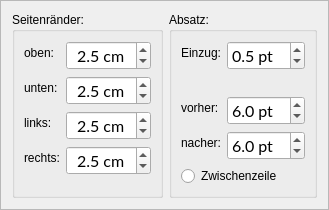
                <widget class="QFrame" name="frame_4">
                 <property name="sizePolicy">
                  <sizepolicy hsizetype="Expanding" vsizetype="Expanding">
                   <horstretch>0</horstretch>
                   <verstretch>0</verstretch>
                  </sizepolicy>
                 </property>
                 <property name="frameShape">
                  <enum>QFrame::Shape::StyledPanel</enum>
                 </property>
                 <property name="frameShadow">
                  <enum>QFrame::Shadow::Raised</enum>
                 </property>
                 <layout class="QHBoxLayout" name="horizontalLayout_7">
                  <item>
                   <widget class="QGroupBox" name="groupBox_9">
                    <property name="sizePolicy">
                     <sizepolicy hsizetype="Expanding" vsizetype="Expanding">
                      <horstretch>0</horstretch>
                      <verstretch>0</verstretch>
                     </sizepolicy>
                    </property>
                    <property name="title">
                     <string>Seitenränder:</string>
                    </property>
                    <layout class="QFormLayout" name="formLayout_13">
                     <item row="0" column="0">
                      <widget class="QLabel" name="label_17">
                       <property name="text">
                        <string>oben:</string>
                       </property>
                      </widget>
                     </item>
                     <item row="0" column="1">
                      <widget class="QDoubleSpinBox" name="doubleSpinBox_10">
                       <property name="sizePolicy">
                        <sizepolicy hsizetype="Maximum" vsizetype="Maximum">
                         <horstretch>0</horstretch>
                         <verstretch>0</verstretch>
                        </sizepolicy>
                       </property>
                       <property name="font">
                        <font>
                         <family>Lato</family>
                         <pointsize>12</pointsize>
                         <bold>false</bold>
                         <stylestrategy>PreferAntialias</stylestrategy>
                         <kerning>true</kerning>
                        </font>
                       </property>
                       <property name="alignment">
                        <set>Qt::AlignmentFlag::AlignCenter</set>
                       </property>
                       <property name="suffix">
                        <string> cm</string>
                       </property>
                       <property name="decimals">
                        <number>1</number>
                       </property>
                       <property name="maximum">
                        <double>10.000000000000000</double>
                       </property>
                       <property name="singleStep">
                        <double>0.100000000000000</double>
                       </property>
                       <property name="value">
                        <double>2.500000000000000</double>
                       </property>
                      </widget>
                     </item>
                     <item row="1" column="0">
                      <widget class="QLabel" name="label_18">
                       <property name="text">
                        <string>unten:</string>
                       </property>
                      </widget>
                     </item>
                     <item row="1" column="1">
                      <widget class="QDoubleSpinBox" name="doubleSpinBox_11">
                       <property name="sizePolicy">
                        <sizepolicy hsizetype="Maximum" vsizetype="Maximum">
                         <horstretch>0</horstretch>
                         <verstretch>0</verstretch>
                        </sizepolicy>
                       </property>
                       <property name="font">
                        <font>
                         <family>Lato</family>
                         <pointsize>12</pointsize>
                         <bold>false</bold>
                         <stylestrategy>PreferAntialias</stylestrategy>
                         <kerning>true</kerning>
                        </font>
                       </property>
                       <property name="alignment">
                        <set>Qt::AlignmentFlag::AlignCenter</set>
                       </property>
                       <property name="suffix">
                        <string> cm</string>
                       </property>
                       <property name="decimals">
                        <number>1</number>
                       </property>
                       <property name="maximum">
                        <double>10.000000000000000</double>
                       </property>
                       <property name="singleStep">
                        <double>0.100000000000000</double>
                       </property>
                       <property name="value">
                        <double>2.500000000000000</double>
                       </property>
                      </widget>
                     </item>
                     <item row="2" column="0">
                      <widget class="QLabel" name="label_22">
                       <property name="text">
                        <string>links:</string>
                       </property>
                      </widget>
                     </item>
                     <item row="2" column="1">
                      <widget class="QDoubleSpinBox" name="doubleSpinBox_12">
                       <property name="sizePolicy">
                        <sizepolicy hsizetype="Maximum" vsizetype="Maximum">
                         <horstretch>0</horstretch>
                         <verstretch>0</verstretch>
                        </sizepolicy>
                       </property>
                       <property name="font">
                        <font>
                         <family>Lato</family>
                         <pointsize>12</pointsize>
                         <bold>false</bold>
                         <stylestrategy>PreferAntialias</stylestrategy>
                         <kerning>true</kerning>
                        </font>
                       </property>
                       <property name="alignment">
                        <set>Qt::AlignmentFlag::AlignCenter</set>
                       </property>
                       <property name="suffix">
                        <string> cm</string>
                       </property>
                       <property name="decimals">
                        <number>1</number>
                       </property>
                       <property name="maximum">
                        <double>10.000000000000000</double>
                       </property>
                       <property name="singleStep">
                        <double>0.100000000000000</double>
                       </property>
                       <property name="value">
                        <double>2.500000000000000</double>
                       </property>
                      </widget>
                     </item>
                     <item row="3" column="0">
                      <widget class="QLabel" name="label_23">
                       <property name="text">
                        <string>rechts:</string>
                       </property>
                      </widget>
                     </item>
                     <item row="3" column="1">
                      <widget class="QDoubleSpinBox" name="doubleSpinBox_13">
                       <property name="sizePolicy">
                        <sizepolicy hsizetype="Maximum" vsizetype="Maximum">
                         <horstretch>0</horstretch>
                         <verstretch>0</verstretch>
                        </sizepolicy>
                       </property>
                       <property name="font">
                        <font>
                         <family>Lato</family>
                         <pointsize>12</pointsize>
                         <bold>false</bold>
                         <stylestrategy>PreferAntialias</stylestrategy>
                         <kerning>true</kerning>
                        </font>
                       </property>
                       <property name="alignment">
                        <set>Qt::AlignmentFlag::AlignCenter</set>
                       </property>
                       <property name="suffix">
                        <string> cm</string>
                       </property>
                       <property name="decimals">
                        <number>1</number>
                       </property>
                       <property name="maximum">
                        <double>10.000000000000000</double>
                       </property>
                       <property name="singleStep">
                        <double>0.100000000000000</double>
                       </property>
                       <property name="value">
                        <double>2.500000000000000</double>
                       </property>
                      </widget>
                     </item>
                    </layout>
                   </widget>
                  </item>
                  <item>
                   <widget class="QGroupBox" name="groupBox_10">
                    <property name="sizePolicy">
                     <sizepolicy hsizetype="Expanding" vsizetype="Expanding">
                      <horstretch>0</horstretch>
                      <verstretch>0</verstretch>
                     </sizepolicy>
                    </property>
                    <property name="title">
                     <string>Absatz:</string>
                    </property>
                    <layout class="QFormLayout" name="formLayout_14">
                     <item row="0" column="0">
                      <widget class="QLabel" name="label_24">
                       <property name="text">
                        <string>Einzug:</string>
                       </property>
                      </widget>
                     </item>
                     <item row="0" column="1">
                      <widget class="QDoubleSpinBox" name="doubleSpinBox_14">
                       <property name="font">
                        <font>
                         <family>Lato</family>
                         <pointsize>12</pointsize>
                         <bold>false</bold>
                         <stylestrategy>PreferAntialias</stylestrategy>
                         <kerning>true</kerning>
                        </font>
                       </property>
                       <property name="suffix">
                        <string> pt</string>
                       </property>
                       <property name="decimals">
                        <number>1</number>
                       </property>
                       <property name="maximum">
                        <double>10.000000000000000</double>
                       </property>
                       <property name="singleStep">
                        <double>0.100000000000000</double>
                       </property>
                       <property name="value">
                        <double>0.500000000000000</double>
                       </property>
                      </widget>
                     </item>
                     <item row="1" column="1">
                      <widget class="QLabel" name="label_25">
                       <property name="text">
                        <string/>
                       </property>
                      </widget>
                     </item>
                     <item row="2" column="0">
                      <widget class="QLabel" name="label_26">
                       <property name="text">
                        <string>vorher:</string>
                       </property>
                      </widget>
                     </item>
                     <item row="2" column="1">
                      <widget class="QDoubleSpinBox" name="doubleSpinBox_15">
                       <property name="font">
                        <font>
                         <family>Lato</family>
                         <pointsize>12</pointsize>
                         <bold>false</bold>
                         <stylestrategy>PreferAntialias</stylestrategy>
                         <kerning>true</kerning>
                        </font>
                       </property>
                       <property name="suffix">
                        <string> pt</string>
                       </property>
                       <property name="decimals">
                        <number>1</number>
                       </property>
                       <property name="maximum">
                        <double>10.000000000000000</double>
                       </property>
                       <property name="singleStep">
                        <double>0.100000000000000</double>
                       </property>
                       <property name="value">
                        <double>6.000000000000000</double>
                       </property>
                      </widget>
                     </item>
                     <item row="3" column="0">
                      <widget class="QLabel" name="label_27">
                       <property name="text">
                        <string>nacher:</string>
                       </property>
                      </widget>
                     </item>
                     <item row="3" column="1">
                      <widget class="QDoubleSpinBox" name="doubleSpinBox_16">
                       <property name="font">
                        <font>
                         <family>Lato</family>
                         <pointsize>12</pointsize>
                         <bold>false</bold>
                         <stylestrategy>PreferAntialias</stylestrategy>
                         <kerning>true</kerning>
                        </font>
                       </property>
                       <property name="suffix">
                        <string> pt</string>
                       </property>
                       <property name="decimals">
                        <number>1</number>
                       </property>
                       <property name="maximum">
                        <double>10.000000000000000</double>
                       </property>
                       <property name="singleStep">
                        <double>0.100000000000000</double>
                       </property>
                       <property name="value">
                        <double>6.000000000000000</double>
                       </property>
                      </widget>
                     </item>
                     <item row="4" column="0" colspan="2">
                      <widget class="QRadioButton" name="radioButton_2">
                       <property name="text">
                        <string>Zwischenzeile</string>
                       </property>
                      </widget>
                     </item>
                    </layout>
                   </widget>
                  </item>
                 </layout>
                </widget>
